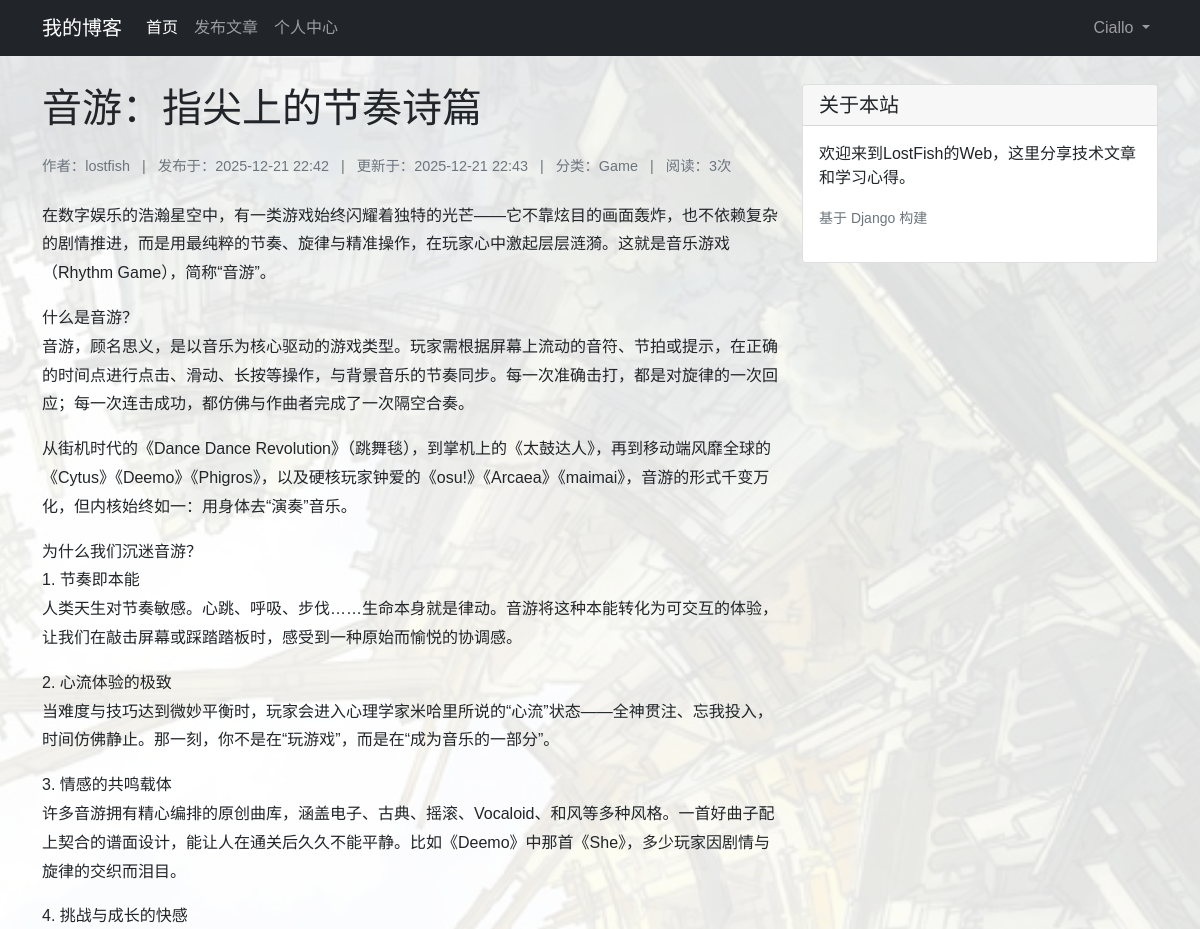
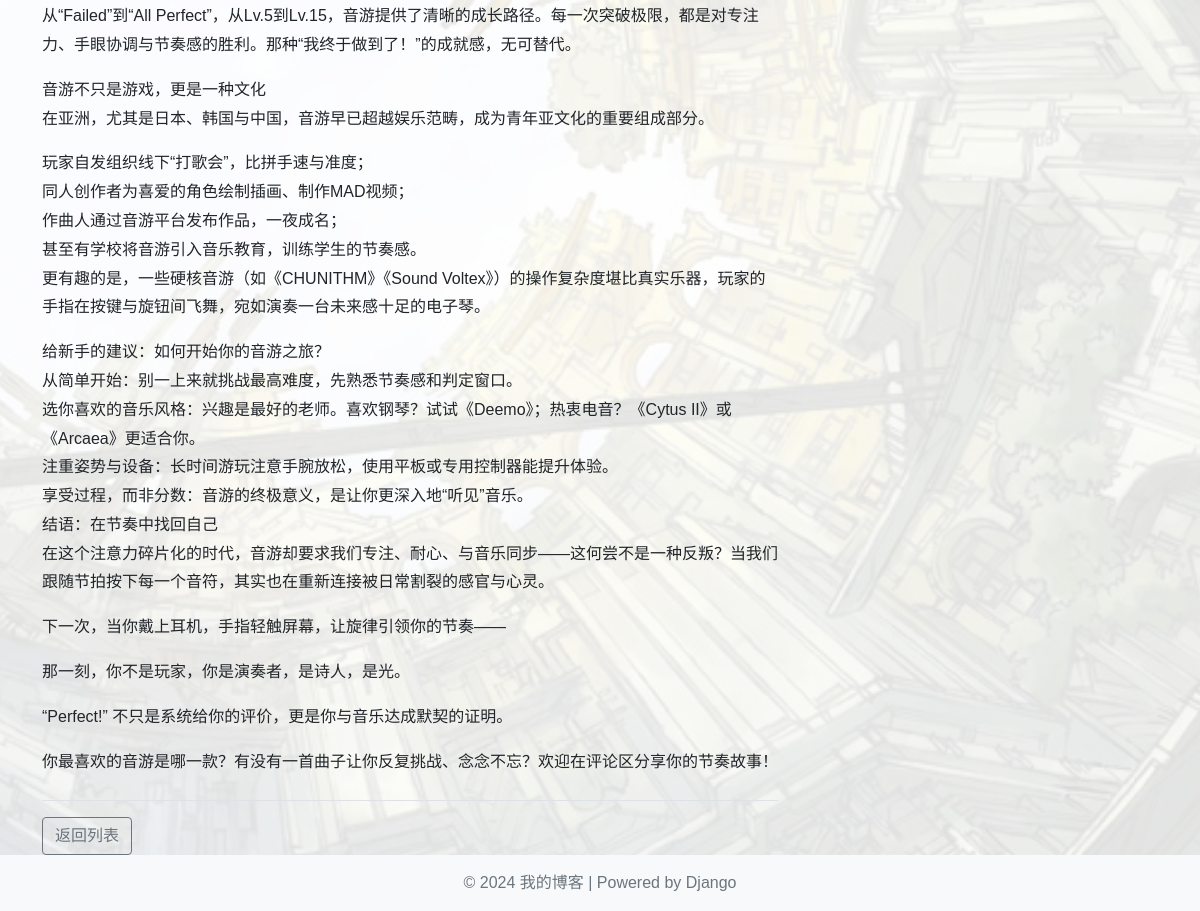
The app's page /post/2/ (signed in) with its own data (2 pictures, top to bottom).
### blog/models.py (models this page shows, shortened)
class Post(models.Model):
    title = models.CharField('标题', max_length=200)
    content = models.TextField('内容')
    excerpt = models.CharField('摘要', max_length=200, blank=True)
    created = models.DateTimeField('创建时间', default=timezone.now)
    updated = models.DateTimeField('更新时间', auto_now=True)
    category = models.ForeignKey(Category, verbose_name='分类', on_delete=models.CASCADE)
    tags = models.ManyToManyField(Tag, verbose_name='标签', blank=True)
    author = models.ForeignKey(User, verbose_name='作者', on_delete=models.CASCADE,
                               null=True, blank=True)
    views = models.PositiveIntegerField('阅读量', default=0)
    def increase_views(self):
        self.views += 1
        self.save(update_fields=['views'])
    class Meta:
        verbose_name = '文章'
        verbose_name_plural = '文章'
        ordering = ['-created']

class Category(models.Model):
    name = models.CharField('分类名', max_length=100)
    class Meta:
        verbose_name = '分类'
        verbose_name_plural = '分类'

### blog/views.py (the view)
# urls.py: path('post/<int:pk>/', views.post_detail, name='post_detail'),
def post_detail(request, pk):
    post = get_object_or_404(Post, pk=pk)
    post.increase_views()  # 增加阅读量
    return render(request, 'blog/detail.html', {'post': post})

### templates/blog/detail.html (shortened to what this page needs)
{% extends 'base.html' %}
{% block content %}
<article>
    <h1 class="mb-4">{{ post.title }}</h1>
    <div class="post-meta mb-4">
        <span>作者：{{ post.author.username }}</span>
        <span class="mx-2">|</span>
        <span>发布于：{{ post.created|date:"Y-m-d H:i" }}</span>
        <span class="mx-2">|</span>
        <span>更新于：{{ post.updated|date:"Y-m-d H:i" }}</span>
        <span class="mx-2">|</span>
        <span>分类：{{ post.category.name }}</span>
        <span class="mx-2">|</span>
        <span>阅读：{{ post.views }}次</span>
    </div>
    <div class="post-content mb-4">
        {{ post.content|linebreaks }}
    </div>
    <div class="border-top pt-3">
        <a href="{% url 'index' %}" class="btn btn-outline-secondary">返回列表</a>
    </div>
</article>
{% endblock %}

### templates/base.html (shortened to what this page needs)
<!DOCTYPE html>
<html lang="zh-CN">
<head>
    {% load static %}
    <link href="https://cdn.jsdelivr.net/npm/bootstrap@5.1.3/dist/css/bootstrap.min.css" rel="stylesheet">
    <link rel="stylesheet" href="{% static 'css/style.css' %}">
</head>
<body>
    <nav class="navbar navbar-expand-lg navbar-dark bg-dark fixed-top">
        <div class="container">
            <a class="navbar-brand" href="{% url 'index' %}">我的博客</a>
            <div class="collapse navbar-collapse" id="navbarNav">
                <ul class="navbar-nav me-auto">
                    <li class="nav-item">
                        <a class="nav-link active" href="{% url 'index' %}">首页</a>
                    </li>
                    {% if user.is_authenticated %}
                    <li class="nav-item">
                        <a class="nav-link" href="{% url 'post_create' %}">发布文章</a>
                    </li>
                    <li class="nav-item">
                        <a class="nav-link" href="{% url 'profile' %}">个人中心</a>
                    </li>
                    {% endif %}
                </ul>
                <div class="navbar-nav">
                    {% if user.is_authenticated %}
                    <li class="nav-item dropdown">
                        <a class="nav-link dropdown-toggle" href="#" id="userDropdown" role="button"
                           data-bs-toggle="dropdown" aria-expanded="false">
                            {{ user.username }}
                        </a>
                    </li>
                    {% endif %}
                </div>
            </div>
        </div>
    </nav>
    <div class="container mt-4">
        <div class="row">
            <main class="col-md-8">
                {% block content %}
                {% endblock %}
            </main>
            <aside class="col-md-4">
                {% block sidebar %}
                <div class="card mb-4">
                    <div class="card-header">
                        <h5 class="mb-0">关于本站</h5>
                    </div>
                    <div class="card-body">
                        <p>欢迎来到LostFish的Web，这里分享技术文章和学习心得。</p>
                        <p><small class="text-muted">基于 Django 构建</small></p>
                    </div>
                </div>
                {% endblock %}
            </aside>
        </div>
    </div>
    <footer class="footer mt-auto py-3 bg-light">
        <div class="container text-center">
            <span class="text-muted">© 2024 我的博客 | Powered by Django</span>
        </div>
    </footer>
</body>
</html>

### static/css/style.css (style rules this page uses)
html body { background-image: url('../images/background.jpg'); background-size: cover; background-position: center center; background-repeat: no-repeat; background-attachment: fixed; min-height: 100vh; position: relative; background-color: transparent !important; }
html body::before { content: ''; position: fixed; top: 0; left: 0; width: 100%; height: 100%; background-color: rgba(255, 255, 255, 0.85); z-index: -1; }
body .container { position: relative; z-index: 1; }

### records on screen
Post: title "音游：指尖上的节奏诗篇", author.username "lostfish", created "2025-12-21 22:42", updated "2025-12-21 22:43", category.name "Game", views "3", content "在数字娱乐的浩瀚星空中，有一类游戏始终闪耀着独特的光芒——它不靠炫目的画面轰炸，也不依赖复杂的剧情推进，而是用最纯粹的节奏、旋律与精准操作，在玩家心中激起层层涟漪。这就是音乐游戏（Rhythm Game），简称“音游”。 什么是音游？ 音游，顾名思义，是以音乐为核心驱动的游戏类型。玩家需根据屏幕上流动的音符、节拍或提示，在正确的时间点进行点击、滑动、长按等操作，与背景音乐的节奏同步。每一次准确击打，都是对旋律的一次回应；每一次连击成功，都仿佛与作曲者完成了一次隔空合奏。 从街机时代的《Dance Dance Revolution》（跳舞毯），到掌机上的《太鼓达人》，再到移动端风靡全球的《Cytus》《Deemo》《Phigros》，以及硬核玩家钟爱的《osu!》《Arcaea》《maimai》，音游的形式千变万化，但内核始终如一：用身体去“演奏”音乐。 为什么我们沉迷音游？ 1. 节奏即本能 人类天生对节奏敏感。心跳、呼吸、步伐……生命本身就是律动。音游将这种本能转化为可交互的体验，让我们在敲击屏幕或踩踏踏板时，感受到一种原始而愉悦的协调感。 2. 心流体验的极致 当难度与技巧达到微妙平衡时，玩家会进入心理学家米哈里所说的“心流”状态——全神贯注、忘我投入，时间仿佛静止。那一刻，你不是在“玩游戏”，而是在“成为音乐的一部分”。 3. 情感的共鸣载体 许多音游拥有精心编排的原创曲库，涵盖电子、古典、摇滚、Vocaloid、和风等多种风格。一首好曲子配上契合的谱面设计，能让人在通关后久久不能平静。比如《Deemo》中那首《She》，多少玩家因剧情与旋律的交织而泪目。 4.…"

### other values on screen
{{ user.username }} "Ciallo"
